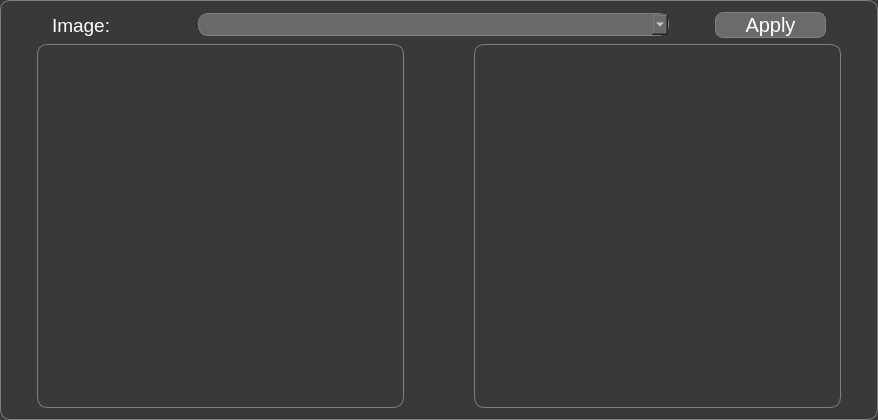
       <widget class="QFrame" name="frame_7">
        <property name="enabled">
         <bool>true</bool>
        </property>
        <property name="maximumSize">
         <size>
          <width>16777215</width>
          <height>16777215</height>
         </size>
        </property>
        <property name="font">
         <font>
          <kerning>true</kerning>
         </font>
        </property>
        <property name="autoFillBackground">
         <bool>false</bool>
        </property>
        <property name="styleSheet">
         <string notr="true">background-color:#393939;
border-radius:10px;
border:1px solid grey;</string>
        </property>
        <property name="frameShape">
         <enum>QFrame::StyledPanel</enum>
        </property>
        <property name="frameShadow">
         <enum>QFrame::Raised</enum>
        </property>
        <layout class="QVBoxLayout" name="verticalLayout_8" stretch="1,4">
         <item>
          <layout class="QHBoxLayout" name="horizontalLayout_16">
           <item>
            <widget class="QLabel" name="label_15">
             <property name="maximumSize">
              <size>
               <width>100</width>
               <height>16777215</height>
              </size>
             </property>
             <property name="font">
              <font>
               <pointsize>14</pointsize>
              </font>
             </property>
             <property name="styleSheet">
              <string notr="true">color:white;
border:none</string>
             </property>
             <property name="text">
              <string>Image:</string>
             </property>
             <property name="textFormat">
              <enum>Qt::PlainText</enum>
             </property>
            </widget>
           </item>
           <item>
            <widget class="QComboBox" name="image_selection_combobox">
             <property name="maximumSize">
              <size>
               <width>471</width>
               <height>16777215</height>
              </size>
             </property>
             <property name="font">
              <font>
               <pointsize>12</pointsize>
              </font>
             </property>
             <property name="styleSheet">
              <string notr="true">background-color:#6A6A6A;
color:white;
padding-left:10px</string>
             </property>
             <property name="editable">
              <bool>false</bool>
             </property>
             <property name="iconSize">
              <size>
               <width>10</width>
               <height>10</height>
              </size>
             </property>
             <property name="duplicatesEnabled">
              <bool>true</bool>
             </property>
            </widget>
           </item>
           <item>
            <widget class="QPushButton" name="select_image_button">
             <property name="maximumSize">
              <size>
               <width>111</width>
               <height>16777215</height>
              </size>
             </property>
             <property name="cursor">
              <cursorShape>PointingHandCursor</cursorShape>
             </property>
             <property name="styleSheet">
              <string notr="true">color:white;
font-size:20px;
background-color:#6B6B6B;
border-radius:8px</string>
             </property>
             <property name="text">
              <string>Apply</string>
             </property>
            </widget>
           </item>
          </layout>
         </item>
         <item>
          <layout class="QHBoxLayout" name="horizontalLayout_17">
           <property name="spacing">
            <number>70</number>
           </property>
           <property name="leftMargin">
            <number>25</number>
           </property>
           <property name="rightMargin">
            <number>25</number>
           </property>
           <item>
            <widget class="QLabel" name="Image">
             <property name="minimumSize">
              <size>
               <width>367</width>
               <height>364</height>
              </size>
             </property>
             <property name="maximumSize">
              <size>
               <width>367</width>
               <height>364</height>
              </size>
             </property>
             <property name="text">
              <string/>
             </property>
             <property name="scaledContents">
              <bool>true</bool>
             </property>
             <property name="alignment">
              <set>Qt::AlignLeading|Qt::AlignLeft|Qt::AlignVCenter</set>
             </property>
             <property name="wordWrap">
              <bool>false</bool>
             </property>
            </widget>
           </item>
           <item>
            <widget class="QLabel" name="result_image">
             <property name="minimumSize">
              <size>
               <width>367</width>
               <height>364</height>
              </size>
             </property>
             <property name="maximumSize">
              <size>
               <width>367</width>
               <height>364</height>
              </size>
             </property>
             <property name="text">
              <string/>
             </property>
             <property name="pixmap">
              <pixmap>../../Desktop/Senua.webp</pixmap>
             </property>
             <property name="scaledContents">
              <bool>true</bool>
             </property>
             <property name="alignment">
              <set>Qt::AlignLeading|Qt::AlignLeft|Qt::AlignVCenter</set>
             </property>
             <property name="wordWrap">
              <bool>false</bool>
             </property>
            </widget>
           </item>
          </layout>
         </item>
        </layout>
       </widget>
